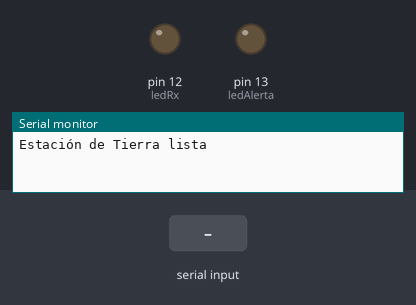
Simulated run of this sketch. Board: Arduino Uno, built with avr-gcc and run on an emulated ATmega328P. Parts: output pins drawn as LEDs (lit = HIGH), the last lines printed to the serial monitor. Inputs (shaded band) come from the test bench.

Above: at 1.2 s.
1.3 s: "90,45\n" received over the second serial link
At 2.5 s:
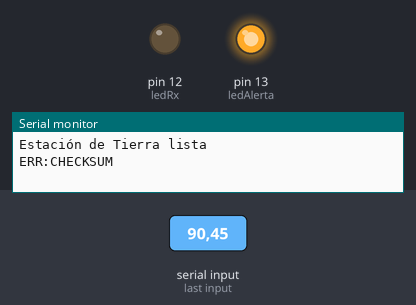
2.8 s: "30,150\n" received over the second serial link
At 3.8 s:
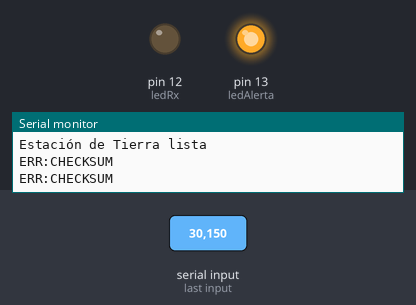
Timing chart, 0 to 5.8 s (numbered marks = the images above; inputs shaded):
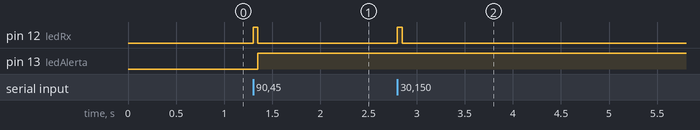

Measured:
- after the input at 1.3 s, pin 12 (ledRx): LOW → HIGH at once, → LOW 0.05 s later; pin 13 (ledAlerta): LOW → HIGH after 0.05 s
- after the input at 2.8 s, pin 12 (ledRx): LOW → HIGH at once, → LOW 0.05 s later

The sketch:

Arduino_Tierra.ino
```cpp
// =======================
// 🏠 ARDUINO ESTACIÓN DE TIERRA - V2.6
// Reenvío entre satélite (SoftwareSerial) y PC (Serial USB) + verificación checksum
// =======================

#include <SoftwareSerial.h>

// Comunicación con satélite (SoftwareSerial)
SoftwareSerial satSerial(10, 11); // RX, TX hacia satélite

const int ledRx = 12;     // LED que parpadea al recibir datos
const int ledAlerta = 13; // LED de alerta (fallo sensor o checksum)

unsigned long ultimoMensaje = 0;
const unsigned long timeout = 5000; // 5 segundos sin mensaje -> alerta

// 🔵 NUEVO CHECKSUM: función para calcular checksum
byte calcularChecksum(String mensaje) { // 🔵 NUEVO CHECKSUM
  byte suma = 0;
  for (int i = 0; i < mensaje.length(); ++i) suma += (byte)mensaje[i];
  return suma;
}

// 🔵 NUEVO CHECKSUM: validar mensaje con formato PAYLOAD*CS
// Si OK -> devuelve true y pone payloadOut sin el CS
bool validarMensajeConChecksum(String linea, String &payloadOut) { // 🔵 NUEVO CHECKSUM
  linea.trim();
  int sep = linea.lastIndexOf('*');
  if (sep == -1) return false;
  payloadOut = linea.substring(0, sep);
  String csStr = linea.substring(sep + 1);
  byte csRec = (byte)csStr.toInt();
  byte csCalc = calcularChecksum(payloadOut);
  return (csRec == csCalc);
}

void setup() {
  pinMode(ledRx, OUTPUT);
  pinMode(ledAlerta, OUTPUT);

  Serial.begin(9600);
  satSerial.begin(9600);

  Serial.println("Estación de Tierra lista");
  ultimoMensaje = millis();
}

void loop() {
  // 1️⃣ Recepción de datos del satélite (con checksum) ---------------------
  if (satSerial.available()) {
    String line = satSerial.readStringUntil('\n');
    line.trim();
    ultimoMensaje = millis();

    digitalWrite(ledRx, HIGH);
    delay(50);
    digitalWrite(ledRx, LOW);

    String payload;
    // 🔵 NUEVO CHECKSUM: validar antes de reenviar al PC
    if (validarMensajeConChecksum(line, payload)) {
      // ✅ Checksum correcto -> reenviamos SOLO el payload (sin *CS) al PC
      digitalWrite(ledAlerta, LOW);
      Serial.println(payload); // ❗ mantenemos formato antiguo para compatibilidad Python
    } else {
      // ❗ Checksum inválido -> descartar y encender alerta
      digitalWrite(ledAlerta, HIGH);
      Serial.println("ERR:CHECKSUM"); // para depuración en Python
      // opcional: podríamos solicitar retransmisión (no implementado)
    }
  }

  // 2️⃣ Timeout sin comunicación
  if (millis() - ultimoMensaje > timeout) {
    digitalWrite(ledAlerta, HIGH);
    Serial.println("⚠️ Sin comunicación con el satélite");
  }

  // 3️⃣ Reenvío de comandos desde interfaz hacia el satélite (añadir checksum)
  if (Serial.available()) {
    String cmd = Serial.readStringUntil('\n');
    cmd.trim();
    if (cmd.length() > 0) {
      // 🔵 NUEVO CHECKSUM: calcular CS e insertar "cmd*CS"
      byte cs = calcularChecksum(cmd);
      String toSend = cmd + "*" + String(cs);
      satSerial.println(toSend);
      // opcional: eco para la interfaz (confirmación)
      Serial.println("SENT_TO_SAT:" + toSend);
    }
  }
}
```
